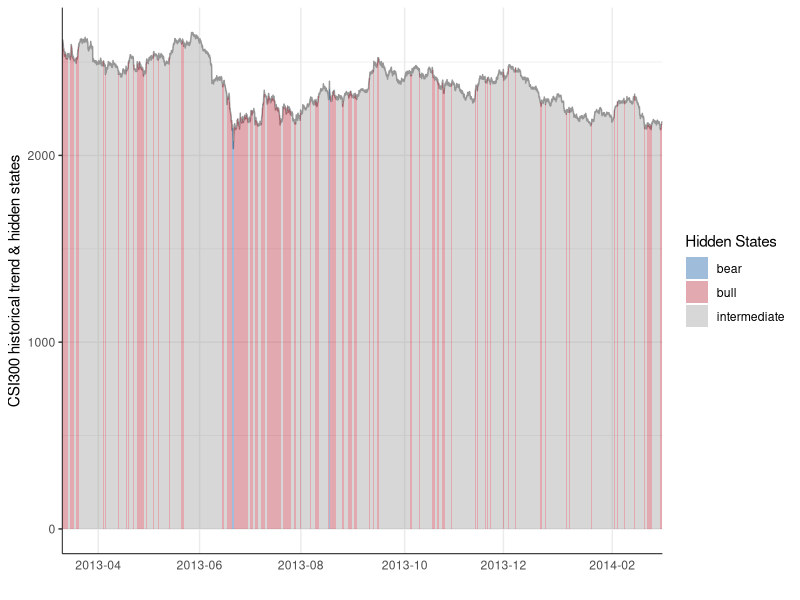
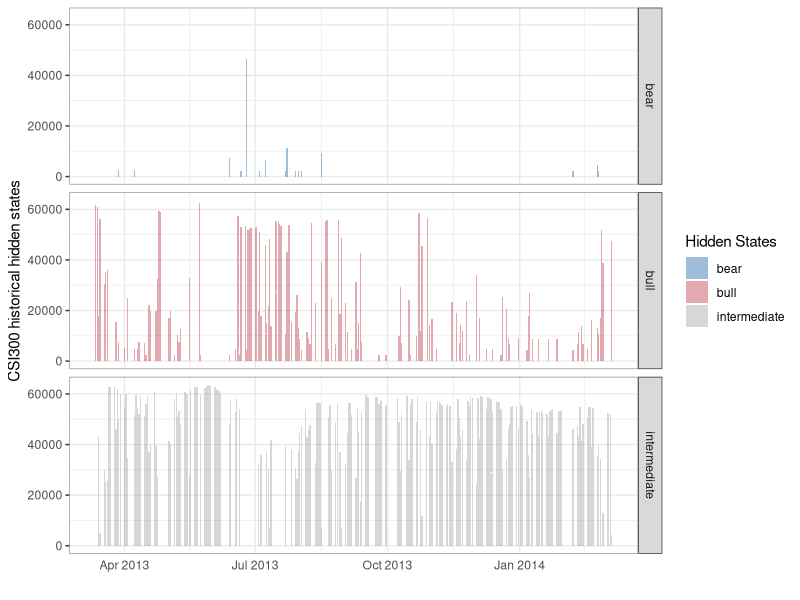
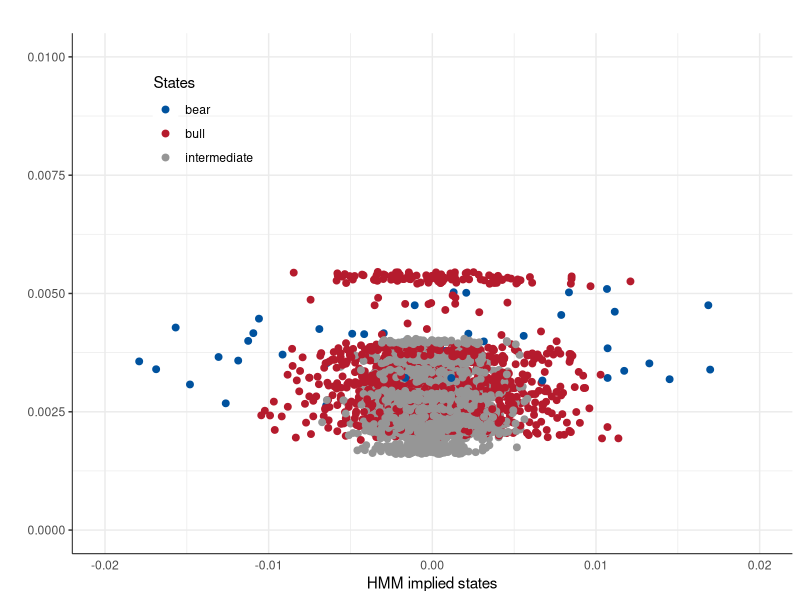
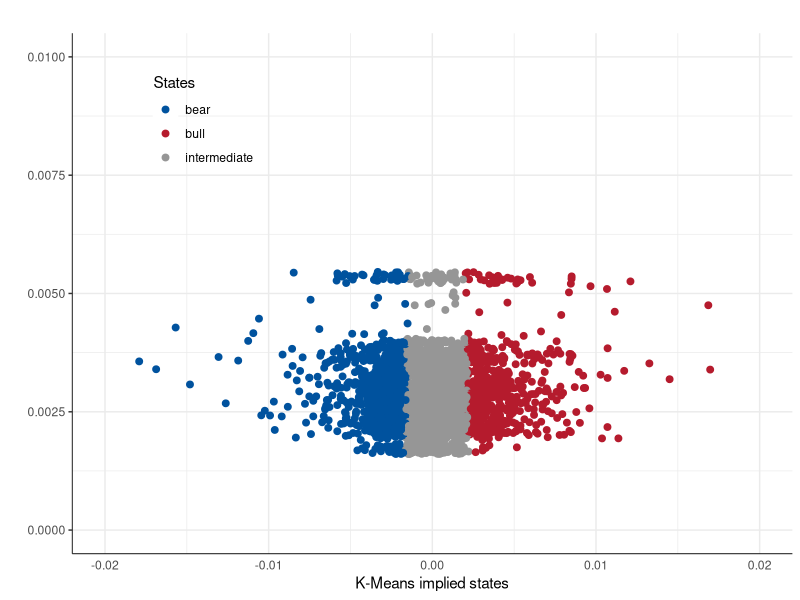
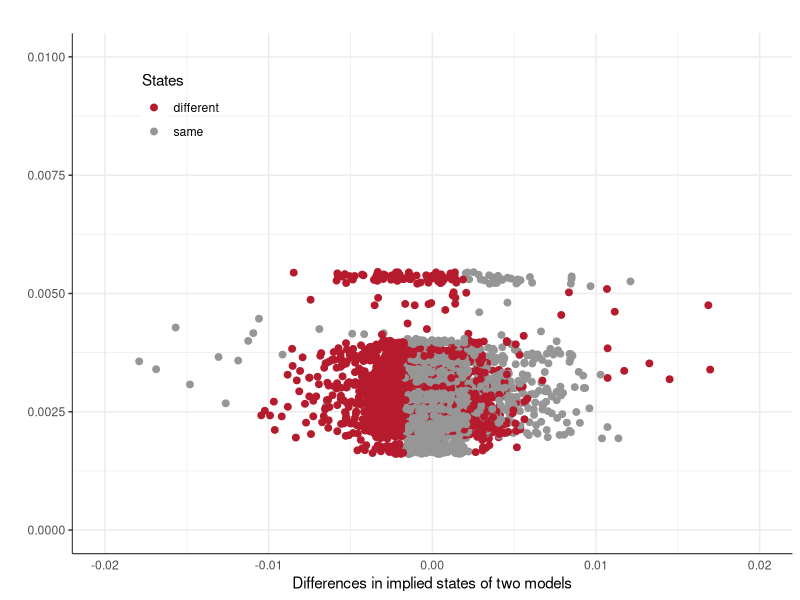
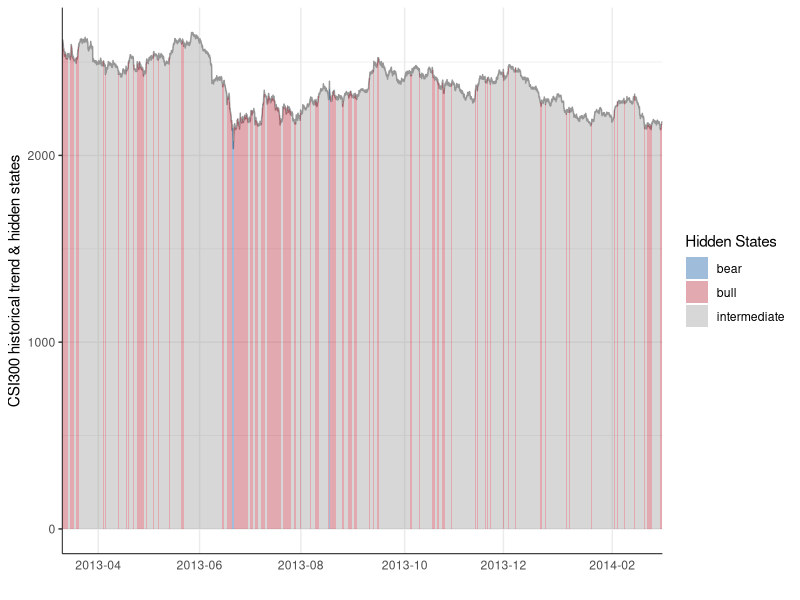
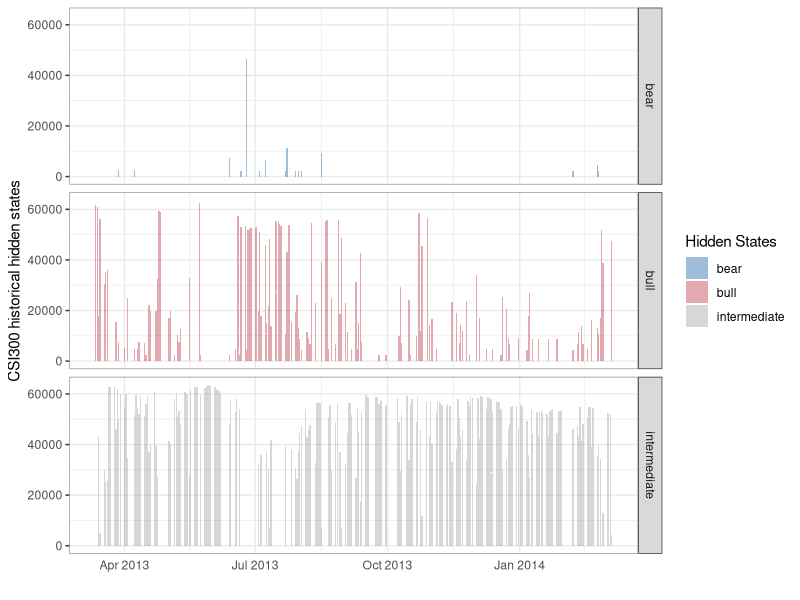
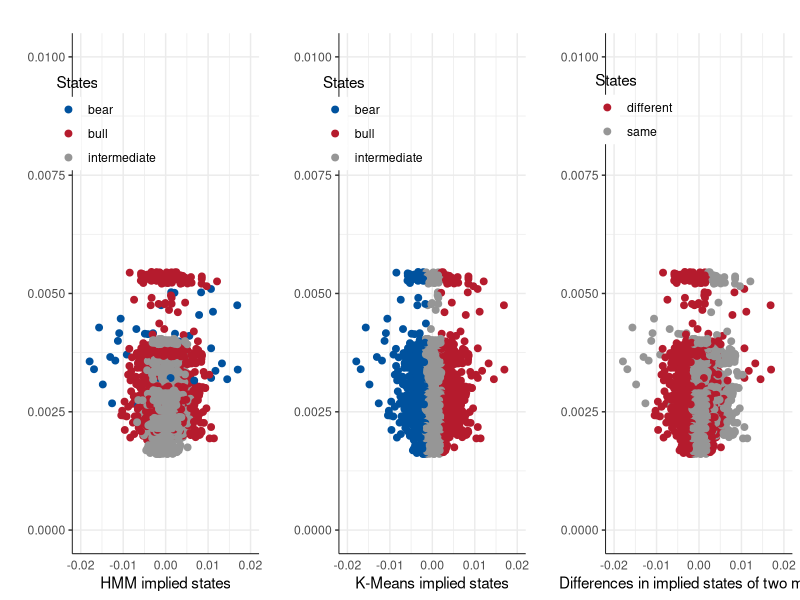

Generate these figures, in order, with R:
# Plot - HMM States
#
# Color Scheme:
#   Blue: #00529e
#   Red:  #b51b2d
#   Gray: #969696

library(ggplot2)
library(dplyr)
library(reshape2)
library(grid)
setwd('/Users/troy_sky/Documents/R/Thesis/10min_1314')
vplayout = function(x, y) viewport(layout.pos.row = x, layout.pos.col = y)

# Data Loading
dataRetStates = read.csv('dataHMMStates.csv')
dataFullIndex = read.csv('dataHistoricalIndex.csv')
dataRetIn = read.csv('dataInSample.csv')
dataIndexStates = merge(dataRetStates,dataFullIndex,by = 'time',all.x = T)

# Figure 1 - Index line & States bar plot
ind = c(57,217,377,541,697,869)*6
statesFig1 = ggplot(data = dataIndexStates,aes(x = time,y = close,group = 1)) + 
  geom_line(color = '#969696') + 
  geom_bar(stat = 'identity',position = 'dodge',aes(fill = label),width = 1) + 
  scale_fill_manual('Hidden States',values = c('#00529e60','#b51b2d60','#96969660')) + 
  scale_x_discrete(breaks = dataIndexStates$time[ind],labels = substr(dataIndexStates$time[ind],1,7)) + 
  theme_bw() + 
  theme(panel.background = element_blank()) + 
  theme(panel.border = element_blank()) + 
  theme(axis.line = element_line(size = 0.3)) + 
  theme(axis.ticks.x = element_blank()) + 
  labs(x = '',y = 'CSI300 historical trend & hidden states')
print(statesFig1)
ggsave('statesFig1.pdf',statesFig1,width = 10,height = 4)

# Figure 2 - States bar plot
statesFig2 = ggplot(data = dataIndexStates,aes(x = as.Date(time),y = close)) + 
  geom_bar(stat = 'identity',aes(fill = label)) + 
  facet_grid(label ~.) + 
  scale_fill_manual('Hidden States',values = c('#00529e60','#b51b2d60','#96969660')) + 
  theme_bw() + 
  theme(panel.background = element_blank()) + 
  theme(panel.border = element_rect(size = 0.5,color = '#969696')) + 
  theme(axis.ticks.x = element_blank()) + 
  labs(x = '',y = 'CSI300 historical hidden states')
print(statesFig2)
ggsave('statesFig2.pdf',statesFig2,width = 10,height = 4)

# Figure 3 - Return scatter plots
dataRetInComp = merge(dataRetStates,dataRetIn,by = c('time','ret'),all.y = T) %>%
  select(time,ret,std,labelHMM = label.x,labelKMeans = label.y) %>% 
  mutate(labelDiff = labelHMM == labelKMeans)

statesFig3_HMM = ggplot(data = dataRetInComp,aes(x = ret,y = std)) + 
  geom_point(aes(color = labelHMM),size = 2) + 
  xlim(c(-0.02,0.02)) + ylim(c(0,0.01)) + 
  scale_color_manual('States',values = c('#00529e','#b51b2d','#969696')) + 
  theme_bw() + 
  theme(panel.background = element_blank()) + 
  theme(panel.border = element_blank()) + 
  theme(axis.line = element_line(size = 0.3)) + 
  theme(axis.ticks.x = element_blank()) + 
  theme(legend.position = c(0.182,0.83)) + 
  theme(legend.key = element_rect(fill = NULL,color = '#ffffff')) + 
  theme(legend.background = element_blank()) + 
  labs(x = 'HMM implied states',y = '',title = '')
print(statesFig3_HMM)

statesFig3_KMeans = ggplot(data = dataRetInComp,aes(x = ret,y = std)) + 
  geom_point(aes(color = labelKMeans),size = 2) + 
  xlim(c(-0.02,0.02)) + ylim(c(0,0.01)) + 
  scale_color_manual('States',values = c('#00529e','#b51b2d','#969696')) + 
  theme_bw() + 
  theme(panel.background = element_blank()) + 
  theme(panel.border = element_blank()) + 
  theme(axis.line = element_line(size = 0.3)) + 
  theme(axis.ticks.x = element_blank()) + 
  theme(legend.position = c(0.182,0.83)) + 
  theme(legend.key = element_rect(fill = NULL,color = '#ffffff')) + 
  theme(legend.background = element_blank()) + 
  labs(x = 'K-Means implied states',y = '',title = '')
print(statesFig3_KMeans)

statesFig3_Diff = ggplot(data = dataRetInComp,aes(x = ret,y = std)) + 
  geom_point(aes(color = labelDiff),size = 2) + 
  xlim(c(-0.02,0.02)) + ylim(c(0,0.01)) + 
  scale_color_manual('States',
                     labels = c('different','same'),
                     values = c('#b51b2d','#969696')) + 
  theme_bw() + 
  theme(panel.background = element_blank()) + 
  theme(panel.border = element_blank()) + 
  theme(axis.line = element_line(size = 0.3)) + 
  theme(axis.ticks.x = element_blank()) + 
  theme(legend.position = c(0.15,0.857)) + 
  theme(legend.key = element_rect(fill = NULL,color = '#ffffff')) + 
  theme(legend.background = element_blank()) + 
  labs(x = 'Differences in implied states of two models',y = '',title = '')
print(statesFig3_Diff)

pdf('statesFig3.pdf', width = 15, height = 5)
grid.newpage()
pushViewport(viewport(layout = grid.layout(1, 3)))
print(statesFig3_HMM, vp = vplayout(1, 1))
print(statesFig3_KMeans, vp = vplayout(1, 2))
print(statesFig3_Diff, vp = vplayout(1, 3))
dev.off()

